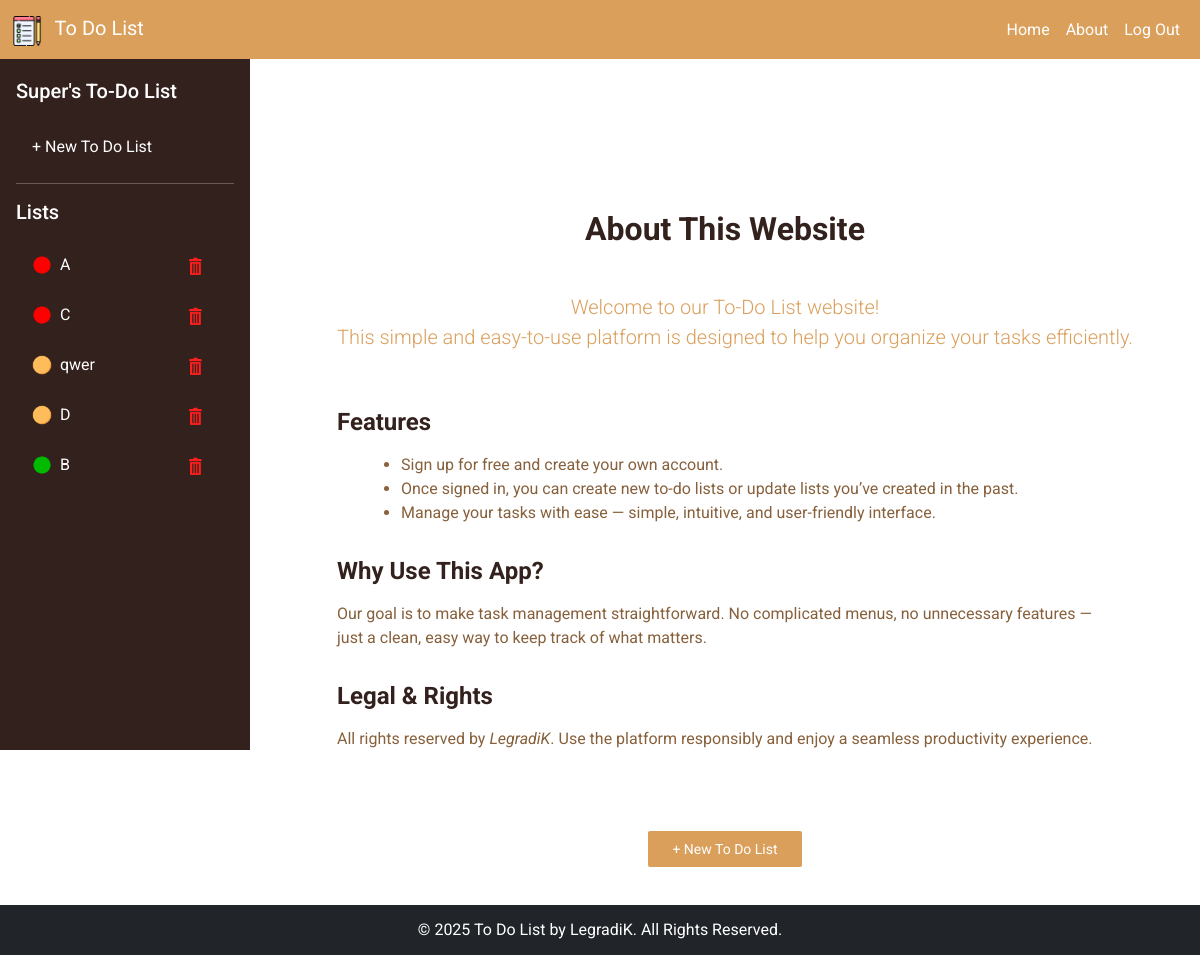
Before: /about (signed in) with the older database file.
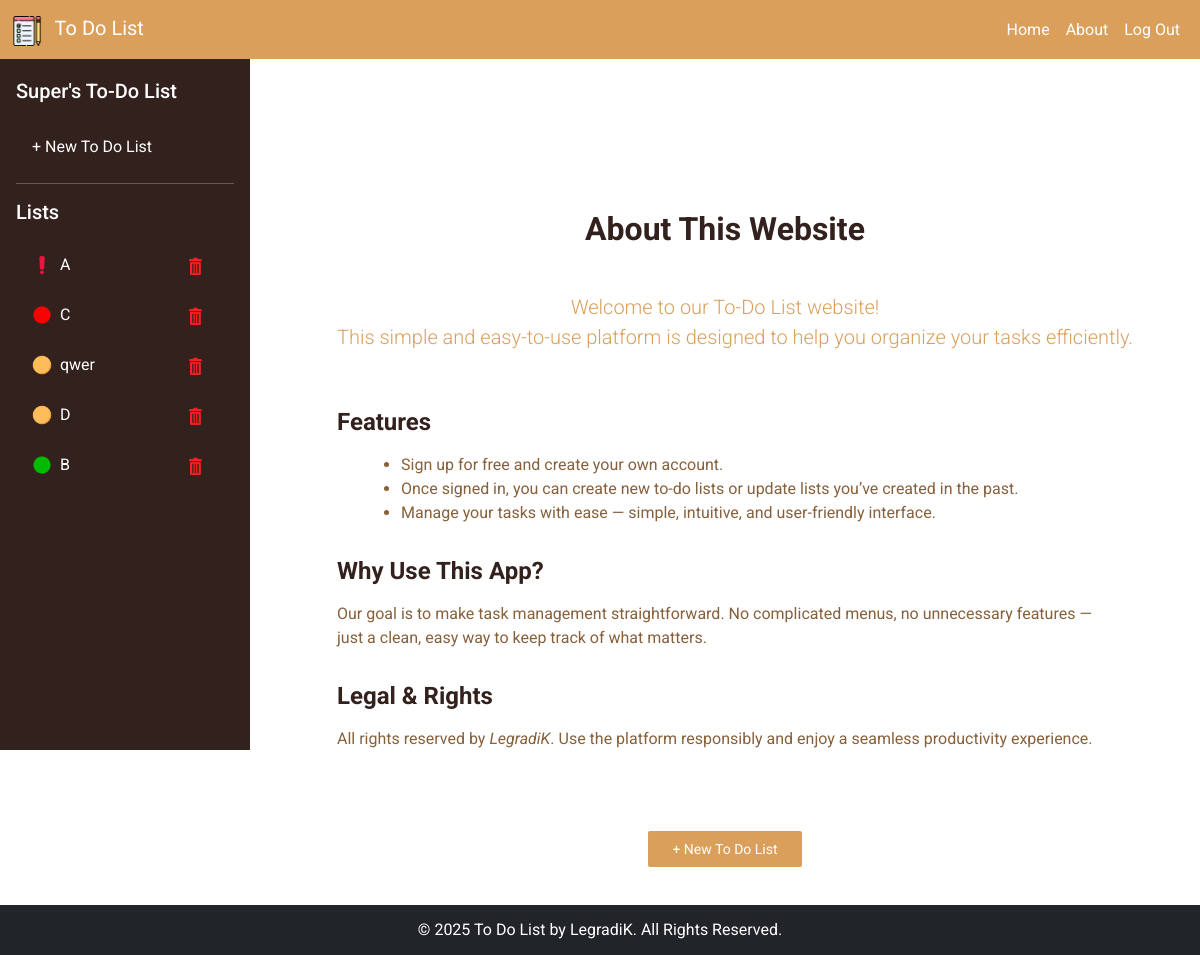
After: the same page with the newer database file.
### main.py (models this page shows)
class ToDoList(db.Model):
    id = db.Column(db.Integer, primary_key=True)
    title = db.Column(db.String(200), nullable=False)
    user_id = db.Column(db.Integer, db.ForeignKey('user.id'), nullable=False)
    owner = db.relationship('User', back_populates='lists')
    task_urgency = db.Column(db.String(100), nullable=False, default="flexible")
    created_date = db.Column(db.Date, nullable=False, default=date.today)
    due_date = db.Column(db.Date, nullable=False)
    items = db.relationship('ToDoItem', back_populates='list', lazy="select", cascade="all, delete")

### main.py (the view)
@app.route('/about')
def about():
    today = date.today()
    return render_template('about.html', today=today)

### main.py (called while the page is built)
@app.context_processor
def inject_user_todos():
    if 'user_id' in session:
        todos = ToDoList.query.filter_by(user_id=session['user_id']).all()
        sorted_old_todos = sorted(todos, key=lambda t: URGENCY_ORDER.get(t.task_urgency, 99))
        return dict(old_todos=sorted_old_todos)
    return dict(old_todos=[])

@app.before_request
def make_session_non_permanent():
    session.permanent = False

### templates/about.html (shortened to what this page needs)
{% extends "base.html" %}
{% block content %}
<div class="container my-5" style="max-width: 800px;">
    <h1 class="text-center mb-4 about-title">About This Website</h1>
    <p class="lead text-center mb-5 about-subtitle">
        Welcome to our To-Do List website!<br>
        <span class="no-wrap">This simple and easy-to-use platform is designed to help you organize your tasks efficiently.</span>
    </p>
    <h4 class="mb-3 about-features">Features</h4>
    <ul class="mb-4 about-features-list">
        <li>Sign up for free and create your own account.</li>
        <li>Once signed in, you can create new to-do lists or update lists you’ve created in the past.</li>
        <li>Manage your tasks with ease — simple, intuitive, and user-friendly interface.</li>
    </ul>
    <h4 class="mb-3 about-why-use">Why Use This App?</h4>
    <p class="mb-4 about-why-use-text">
        Our goal is to make task management straightforward. No complicated menus, no unnecessary features — just a clean, easy way to keep track of what matters.
    </p>
    <h4 class="mb-3 about-legal-rights">Legal & Rights</h4>
    <p class="mb-4 about-legal-rights-text">
        All rights reserved by <i>LegradiK</i>. Use the platform responsibly and enjoy a seamless productivity experience.
    </p>
    {% if session.get('user_id') %}
        <div class="text-center mt-5">
            <a href="{{ url_for('new_todo') }}" class="btn btn-primary px-4">+ New To Do List</a>
        </div>
    {% else %}
        <div class="text-center mt-5">
            <a href="{{ url_for('login') }}" class="btn btn-primary px-4 me-2">Log In</a>
            <a href="{{ url_for('signup') }}?tab=signup" class="btn btn-secondary px-4">Sign Up</a>
        </div>
    {% endif %}
</div>
{% endblock %}

### templates/sidebar.html
<div class="sidebar px-3 py-4">
    {% if session.get('user_id') %}
    <div class="user-info mb-4">
        <h5 class="mb-1">
            <a href="{{ url_for('member', user_id=session.get('user_id')) }}" class="text-white text-decoration-none">
            {{ session.get('first_name') }}'s To-Do List
            </a>
        </h5>
    </div>
    {% endif %}
    <ul class="nav nav-pills flex-column mb-auto">
        <li class="nav-item">
            <a href="/new_todo" class="nav-link">+ New To Do List</a>
        </li>
        <hr class="text-white">
        <h5 class="mb-3">Lists</h5>
        {% if session.get('user_id') %}
            {% for todo in old_todos %}
            <li class="nav-item">
                <a href="/{{ session.user_id }}/old_todo/{{ todo.id }}" class="nav-link d-flex justify-content-between align-items-center">
                    <div class="d-flex align-items-center text-truncate" style="max-width: calc(100% - 30px);">
                        {% if todo.due_date < today %}
                            <img src="{{ url_for('static', filename='icons/warning.png') }}"
                                alt="" width="20" class="me-2">
                        {% else %}
                            {% if todo.task_urgency == 'immediate' %}
                                <img src="{{ url_for('static', filename='icons/red_circle.png') }}"
                                    alt="" width="20" class="me-2">
                            {% elif todo.task_urgency == 'timely' %}
                                <img src="{{ url_for('static', filename='icons/orange_circle.png') }}"
                                    alt="" width="20" class="me-2">
                            {% elif todo.task_urgency == 'flexible' %}
                                <img src="{{ url_for('static', filename='icons/green_circle.png') }}"
                                    alt="" width="20" class="me-2">
                            {% endif %}
                        {% endif %}
                        <span class="text-truncate">{{ todo.title }}</span>
                    </div>
                    <button
                        type="button"
                        class="delete-list-btn-sidebar"
                        data-list-id="{{ todo.id }}"
                    >
                        <img src="{{ url_for('static', filename='icons/delete.png') }}"
                            alt="Delete" width="20">
                    </button>
                </a>
            </li>
            {% endfor %}
        {% endif %}
    </ul>
</div>

Changed rows visible on the page:
changed ToDoList (number 1 of 5 on the later page): due_date: picture added; due_date: picture removed
